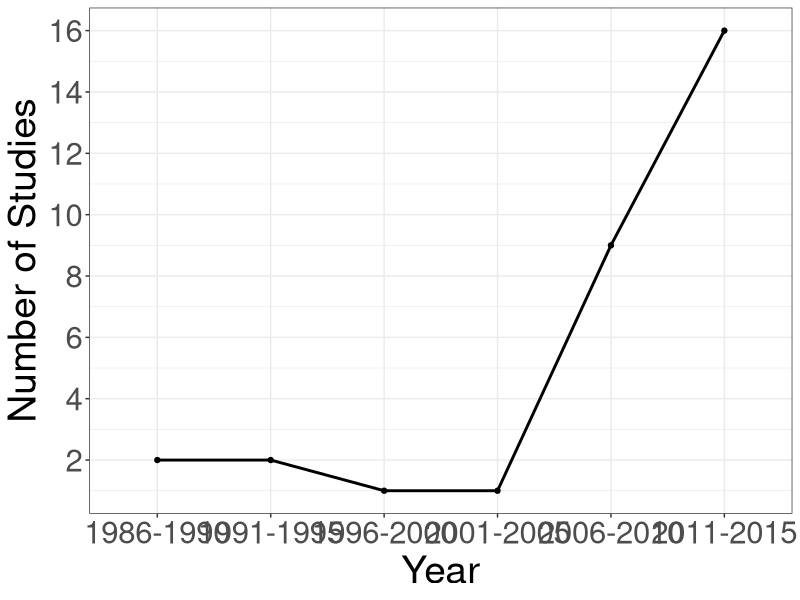
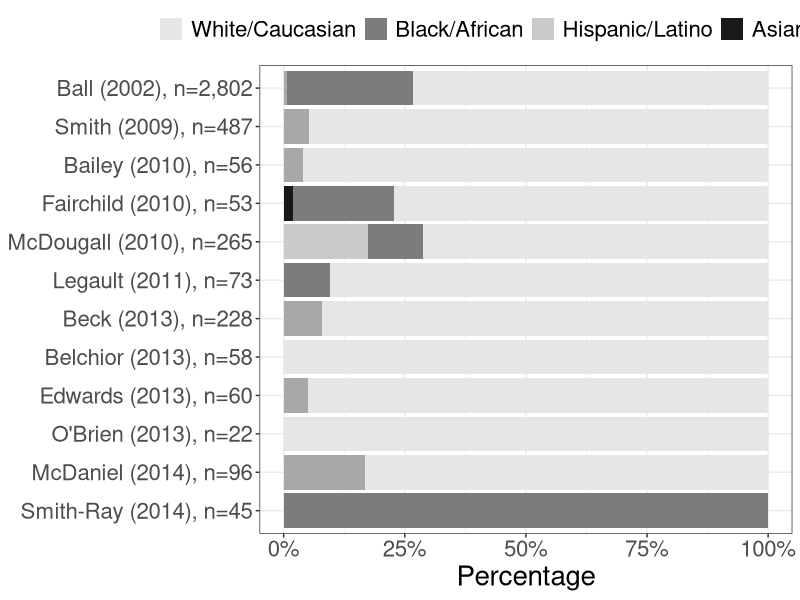
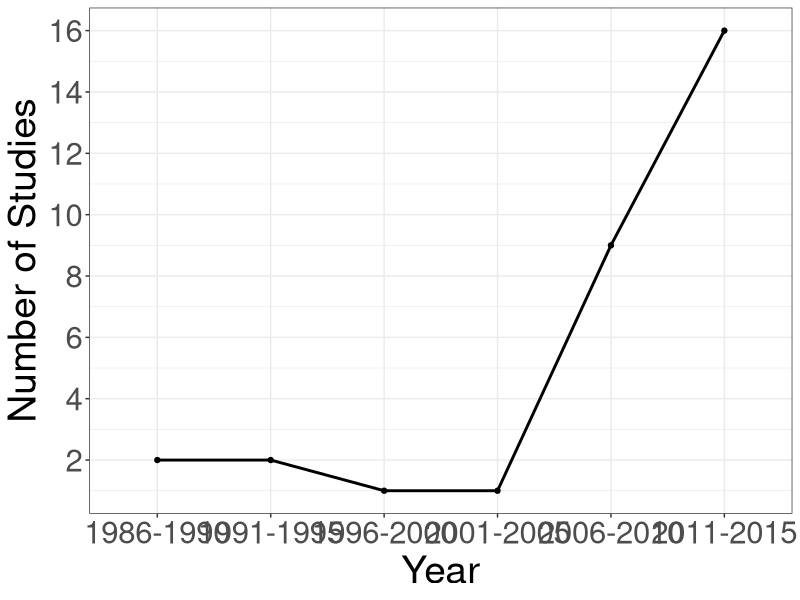
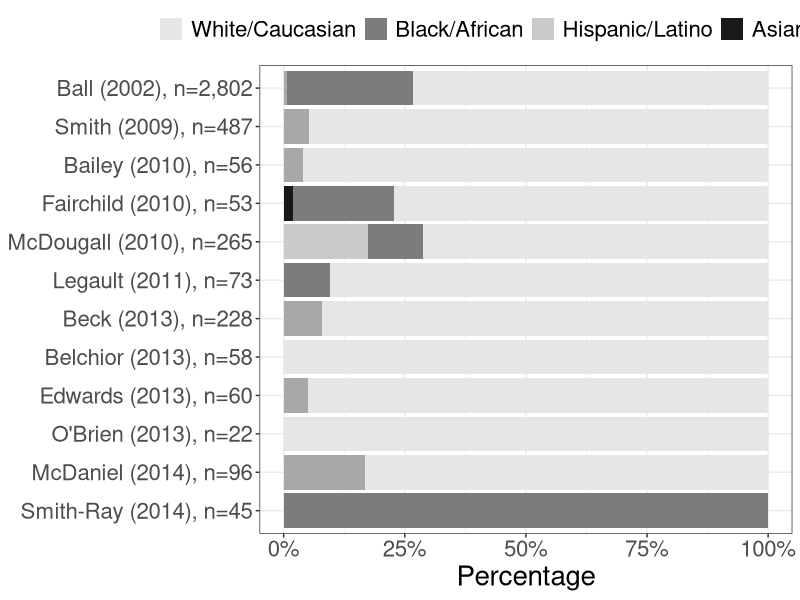

Source code (R) for these figures, in order:
library(ggplot2)
library(RColorBrewer)
library(scales)
library(reshape2)

# figure 1

df <- data.frame("year" = c("1986-1990",
                            "1991-1995",
                            "1996-2000",
                            "2001-2005",
                            "2006-2010",
                            "2011-2015"),

                 "study" = c(2,
                             2,
                             1,
                             1,
                             9,
                             16))



color_ = "black"

ggplot(df, aes(x=year, y=study, group=1)) +
    geom_point(stat='summary', fun.y=sum, color = color_) +
    stat_summary(fun.y=sum, geom="line", size = 1, color = color_) +
    xlab("Year") + ylab("Number of Studies") +
    scale_y_continuous(breaks = seq(0, 20, 2)) +
    theme_bw() +
    theme(text = element_text(size=28))
    # theme_classic()
    # scale_color_manual(brewer.pal(9, "PuOr")[5])

ggsave("img/figure1.png", plot = last_plot(), device = NULL, path = NULL,
       scale = 1, width = 12, height = 8, units = "in",
       dpi = 300, limitsize = TRUE)

#Figure 2
df <- read.csv("fig2.csv", stringsAsFactors = F)
df <- melt(df, id.vars = "Study")
names(df) <- c("study", "race", "pct")
df$race <- factor(df$race)
levels(df$race) <- c("White/Caucasian", "Black/African",
                     "Hispanic/Latino", "Asian", "Other")
df$study <- factor(df$study, levels = df$study[12:1])

ggplot(data = df) +
    geom_bar(aes(x = study, y = pct, fill = race), stat = "identity") +
    # scale_fill_brewer(palette = "Set2") +
    # scale_fill_manual(values = brewer.pal(5, "Set1")[c(2,1,3,4,5)],
    # scale_fill_manual(values = gray.colors(6, start = 0.1)[c(6,1,5,2,4)],
    scale_fill_manual(values = gray.colors(5, start = 0.1)[c(5,2,4,1,3)],
                      name = "") +
    # scale_fill_grey(name = "Ethnic Groups") +
    scale_y_continuous(labels=percent, limits = c(0, 1)) +
    ylab("Percentage") +
    theme_bw() +
    theme(text = element_text(size=20)) +
    theme(legend.position="top") +
    coord_flip() +
    theme(axis.title.y = element_blank())

ggsave("img/figure2_grey.png", plot = last_plot(), device = NULL, path = NULL,
       scale = 1, width = 12, height = 7, units = "in",
       dpi = 300, limitsize = TRUE)
